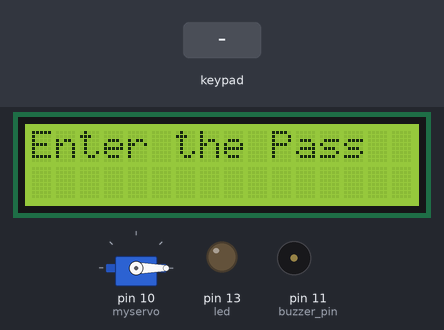
Recording of a sketch running on a simulated Arduino Uno, built with avr-gcc and run on an emulated ATmega328P. Shown: servo, 16×2 character LCD, output pins drawn as LEDs (lit = HIGH), buzzer (waves = sounding). Inputs (shaded band) come from the test bench.

Above: at 1.2 s.
1.3 s: keypad keys 1 2 3 4 A B C D pressed 0.4 s apart
At 5.0 s:
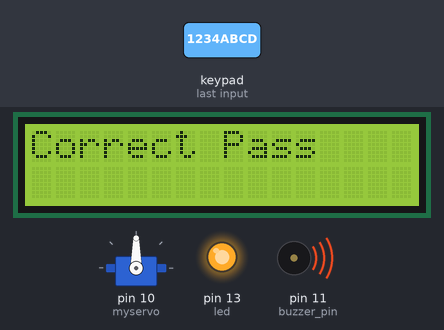
6.0 s: key 'D' pressed
At 7.5 s:
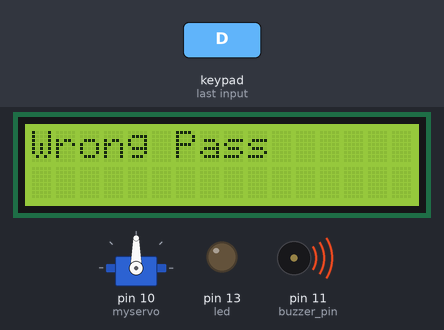
9.0 s: keypad keys 1 2 3 4 A B C A pressed 0.4 s apart
At 12.3 s:
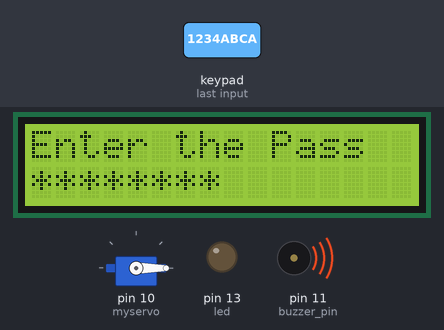
13.7 s: keypad keys 1 3 9 7 2 2 2 A pressed 0.4 s apart
At 17.2 s:
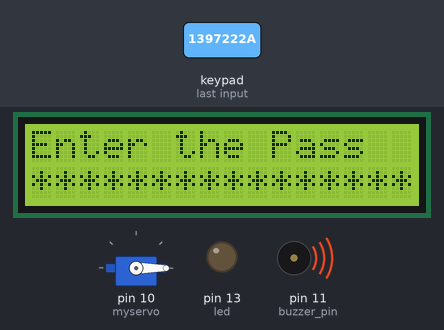
18.4 s: keypad keys 9 8 7 6 D pressed 0.4 s apart
At 21.3 s:
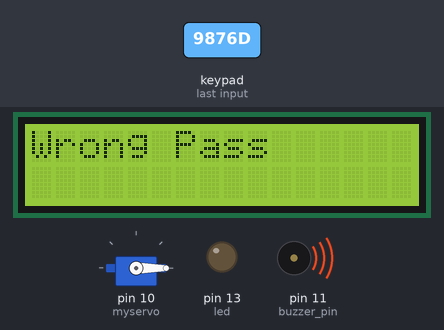
23.4 s: keypad keys 1 2 3 4 A B C D pressed 0.4 s apart
At 23.6 s:
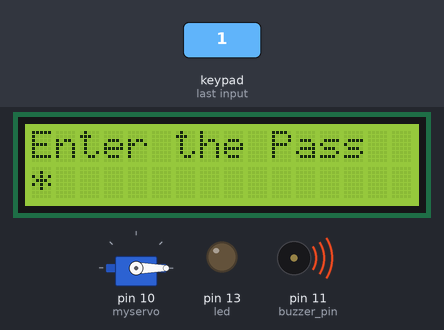
Timing chart, 0 to 27.7 s (numbered marks = the images above; inputs shaded):
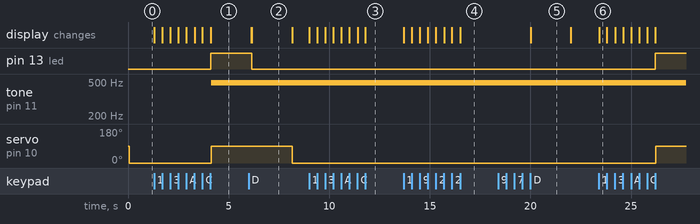

Measured:
- after the input at 1.3 s, pin 13 (led): LOW → HIGH after 2.8 s; tone on pin 11 (buzzer_pin): silent → 490 Hz after 2.8 s; servo on pin 10 (myservo): 0° → 90° after 2.8 s; the display: first changes at once (image 1 shows a later state)
- after the input at 6.0 s, pin 13 (led): HIGH → LOW after 0.15 s; servo on pin 10 (myservo): 90° → 0° after 2.2 s; the display: first differs from a run without the input after 0.16 s (image 2)
- after the input at 9.0 s, the display: first changes at once (image 3 shows a later state)
- after the input at 13.7 s, the display: first changes at once (image 4 shows a later state)
- after the input at 18.4 s, the display: changes after 1.6 s (image 5)
- after the input at 23.4 s, pin 13 (led): LOW → HIGH after 2.8 s; servo on pin 10 (myservo): 0° → 90° after 2.8 s; the display: changes at once (image 6)
- what the display in image 2 shows lasts 2.0 s, from 6.2 s to 8.2 s

The sketch:

LCD_Kypad_Password_Lock.ino
```cpp
/*

  The circuit:
 * LCD RS pin to digital pin A0
 * LCD Enable pin to digital pin A1
 * LCD D4 pin to digital pin A2
 * LCD D5 pin to digital pin A3
 * LCD D6 pin to digital pin A4
 * LCD D7 pin to digital pin A5
 * LCD R/W pin to ground
 * LCD VSS pin to ground
 * LCD VCC pin to 5V
 * 10K resistor:
 * ends to +5V and ground
 * wiper to LCD VO pin (pin 3)
 *
 */


// include the library code:
#include <LiquidCrystal.h>
#include <Keypad.h>
#include <Servo.h>

#define led 13
// initialize the library with the numbers of the interface pins
LiquidCrystal lcd(A0, A1, A2, A3, A4, A5);
Servo myservo;
int buzzer_pin=11;     //pin for the buzzer beep
int mot_min = 0;   //min servo angle  (set yours)
int mot_max = 90; //Max servo angle   (set yours)

//Keypad config
const byte ROWS = 4; //four rows
const byte COLS = 4; //three columns
char keys[ROWS][COLS] = {
  {'1','2','3','A'},
  {'4','5','6','B'},
  {'7','8','9','C'},
  {'*','0','#','D'}
};
byte rowPins[ROWS] = {9, 8, 7, 6}; //connect to the row pinouts of the keypad
byte colPins[COLS] = {5, 4, 3, 2}; //connect to the column pinouts of the keypad
Keypad keypad = Keypad( makeKeymap(keys), rowPins, colPins, ROWS, COLS );
char StorePass[]="1234ABC";
int i=0,count=0,number=sizeof(StorePass)-1;
char pass[sizeof(StorePass)-1];

void setup() {
   myservo.attach(10); //attach the servo to pin D10
  pinMode(buzzer_pin,OUTPUT);

  // set up the LCD's number of columns and rows:
  lcd.begin(16, 2);
  // Print a message to the LCD.
  lcd.print("Enter the Pass");
  lcd.setCursor(0, 1);
  pinMode(led,OUTPUT);
   //put the servo in the close position first
  myservo.write(mot_min);

}

void loop()
{
  char key = keypad.getKey();

  if (key>='0'&&key!='D')
  {
    lcd.print('*');
    pass[i]=key;
    i++;
  }else if(key=='D')
  {
    if(i==number)
    {
      for(int j=0;j<number;j++)
      {
        if(pass[j]==StorePass[j])count++;
      }
      if(count==number)
      {
        lcd.clear();
        digitalWrite(led,HIGH);
        lcd.setCursor(0,0);
        lcd.print("Correct Pass    ");
        delay(20);
         myservo.write(mot_max);
          analogWrite(buzzer_pin,240);
      delay(250);
      analogWrite(buzzer_pin,200);
      delay(250);
      analogWrite(buzzer_pin,180);
      delay(250);
      analogWrite(buzzer_pin,250);
      delay(250);
      analogWrite(buzzer_pin,LOW);
      delay(1000);
        i=0;
        count=0;
        lcd.setCursor(0,0);
        lcd.print("Enter the Pass");
        lcd.setCursor(0,1);
      }else
      {
        printt();
      }
    }else
    {
      printt();
    }
  }
}

void printt()
{
        lcd.clear();
        digitalWrite(led,LOW);
        lcd.setCursor(0,0);
        lcd.print("Wrong Pass     ");
        delay(2000);
          myservo.write(mot_min);
        i=0;
        count=0;
        lcd.setCursor(0,0);
        lcd.print("Enter the Pass");
        lcd.setCursor(0,1);
}
```
